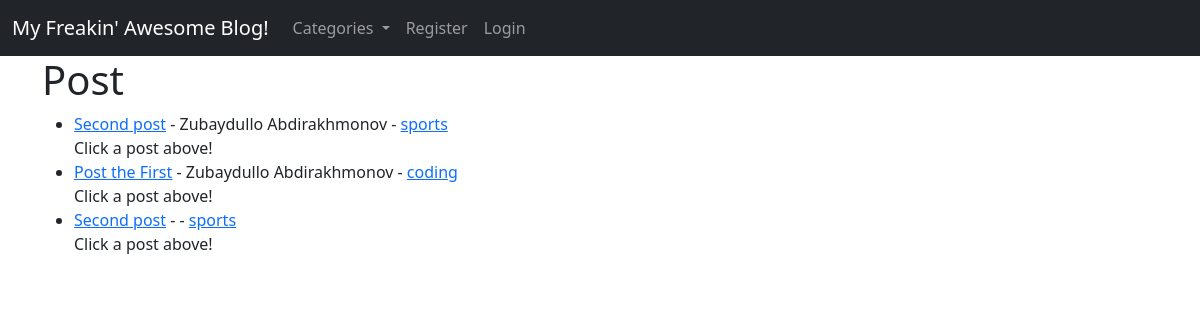
The page / on the database its author committed.
### theblog/models.py (models this page shows, shortened)
class Post(models.Model):
	title = models.CharField(max_length=255)
	header_image = models.ImageField(null=True, blank=True, upload_to="images/")
	title_tag = models.CharField(max_length=255)
	author = models.ForeignKey(User, on_delete=models.CASCADE)
	body = RichTextField(blank=True, null=True)
	post_date = models.DateField(auto_now_add=True)
	category = models.CharField(max_length=255, default="coding")
	snippet = models.CharField(max_length=255)
	likes = models.ManyToManyField(User, related_name="blog_posts")

### theblog/views.py (the view)
# urls.py: path('', HomeView.as_view(), name='home'),
class HomeView(ListView):
	model = Post
	template_name = 'theblog/home.html'
	ordering = ['-post_date']
	def get_context_data(self, *args, **kwargs):
		cat_menu = Category.objects.all()
		context = super(HomeView, self).get_context_data()
		context['cat_menu'] = cat_menu
		return context

### theblog/models.py (called while the page is built)
	def __str__(self):
		return self.name

### theblog/templates/theblog/home.html (shortened to what this page needs)
{% extends 'theblog/base.html' %}
{% block content %}
<h1>Post</h1>
<ul>
    {% for post in object_list %}
    <li><a href="{% url 'article_detail' post.pk %}">{{post.title}}</a> - {{ post.author.first_name }}
        {{ post.author.last_name }} - <a href="{% url 'category' post.category|slugify %}">{{post.category}}</a> <br>
        {{post.snippet}}
    </li>
    {% endfor %}
</ul>
{% endblock %}

### theblog/templates/theblog/base.html (shortened to what this page needs)
<!doctype html>
<html lang="en">
<head>
    <link href="https://cdn.jsdelivr.net/npm/bootstrap@5.0.2/dist/css/bootstrap.min.css" rel="stylesheet"
>
</head>
<body>
<nav class="navbar navbar-expand-lg navbar-dark bg-dark">
    <div class="container-fluid">
        <a class="navbar-brand" href="{% url 'home' %}">My Freakin' Awesome Blog!</a>
        <div class="collapse navbar-collapse" id="navbarSupportedContent">
            <ul class="navbar-nav me-auto mb-2 mb-lg-0">
                {% if cat_menu %}
                <li class="nav-item dropdown">
                    <a class="nav-link dropdown-toggle" href="#" id="navbarDropdown" role="button"
                       data-bs-toggle="dropdown" aria-expanded="false">
                        Categories
                    </a>
                </li>
                {% else %}
                <li class="nav-item">
                    <a class="nav-link" href="{% url 'category-list' %}">Categories</a>
                </li>
                {% endif %}
                {% if user.is_authenticated %}
                <li class="nav-item">
                    <a class="nav-link" href="{% url 'add_post' %}">Add Post</a>
                </li>
                <li class="nav-item">
                    <a class="nav-link" href="{% url 'add_category' %}">Add Category</a>
                </li>
                <li class="nav-item dropdown">
                    <a class="nav-link dropdown-toggle" href="#" id="navbarDropdown" role="button"
                       data-bs-toggle="dropdown" aria-expanded="false">
                        Profile
                    </a>
                    <ul class="dropdown-menu" aria-labelledby="navbarDropdown">
                        <li><a class="dropdown-item" href="{% url 'edit_profile' %}">Edit Settings</a></li>
                        {% if user.profile.id %}
                              <li><a class="dropdown-item" href="{% url 'edit_profile_page' user.profile.id %}">Edit Profile Page</a></li>
                                <li><a class="dropdown-item" href="{% url 'show_profile_page' user.profile.id %}">Show Profile Page</a></li>
                        {% else %}
                            <li><a class="dropdown-item" href="{% url 'create_profile_page' %}">Create Profile Page</a></li>
                        {% endif %}
                    </ul>
                </li>
                <li class="nav-item">
                    <a href="{% url 'logout' %}" class="nav-link">Logout</a>
                </li>
                {% else %}
                <li class="nav-item">
                    <a href="{% url 'register' %}" class="nav-link">Register</a>
                </li>
                <li class="nav-item">
                    <a href="{% url 'login' %}" class="nav-link">Login</a>
                </li>
                {% endif %}
        </div>
    </div>
</nav>
<div class="container">
    {% block content %}
    {% endblock %}
</div>
</body>
</html>

### rows shown on the page
Post: title "Second post", author.first_name "Zubaydullo", author.last_name "Abdirakhmonov", category "sports", snippet "Click a post above!"
Post: title "Post the First", author.first_name "Zubaydullo", author.last_name "Abdirakhmonov", category "coding", snippet "Click a post above!"
Post: title "Second post", category "sports", snippet "Click a post above!"
